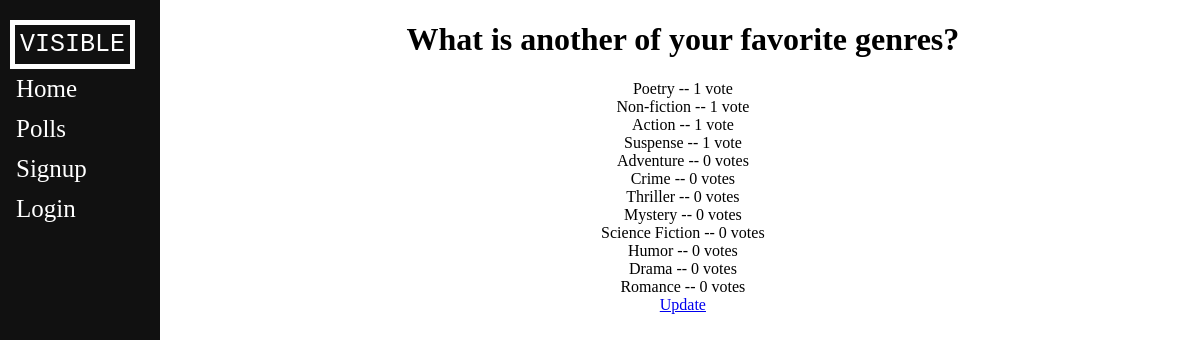
Screenshot of /polls/8/results/ with the database file from the repository.
### polls/models.py (models this page shows, shortened)
class Question(models.Model):
    question_text = models.CharField(max_length=200)
    pub_date = models.DateTimeField('date published')

class Choice(models.Model):
    question = models.ForeignKey(Question, on_delete=models.CASCADE)
    choice_text = models.CharField(max_length=200)
    votes = models.IntegerField(default=0)
    complete = models.BooleanField();

### polls/views.py (the view)
# urls.py: path('<int:pk>/results/', views.ResultsView.as_view(), name='results'),
class ResultsView(generic.DetailView):
    model = Question
    template_name = 'polls/results.html'

### polls/templates/polls/results.html
{% extends "base_layout.html" %}
{% block content %}
<h1 style="text-align:center">{{ question.question_text }}</h1>
{% for choice in question.choice_set.all %}
    <div style="text-align:center">{{ choice.choice_text }} -- {{ choice.votes }} vote{{ choice.votes|pluralize }}</div>
{% endfor %}
 <div style="text-align:center"><a href="{% url 'polls:detail' question.id %}">Update</a></div>
{% endblock %}

### rows the page displays
Question: question_text "What is another of your favorite genres?"
Choice: choice_text "Poetry", votes "1"
Choice: choice_text "Non-fiction", votes "1"
Choice: choice_text "Action", votes "1"
Choice: choice_text "Suspense", votes "1"
Choice: choice_text "Adventure", votes "0"
Choice: choice_text "Crime", votes "0"
Choice: choice_text "Thriller", votes "0"
Choice: choice_text "Mystery", votes "0"
Choice: choice_text "Science Fiction", votes "0"
Choice: choice_text "Humor", votes "0"
Choice: choice_text "Drama", votes "0"
Choice: choice_text "Romance", votes "0"
